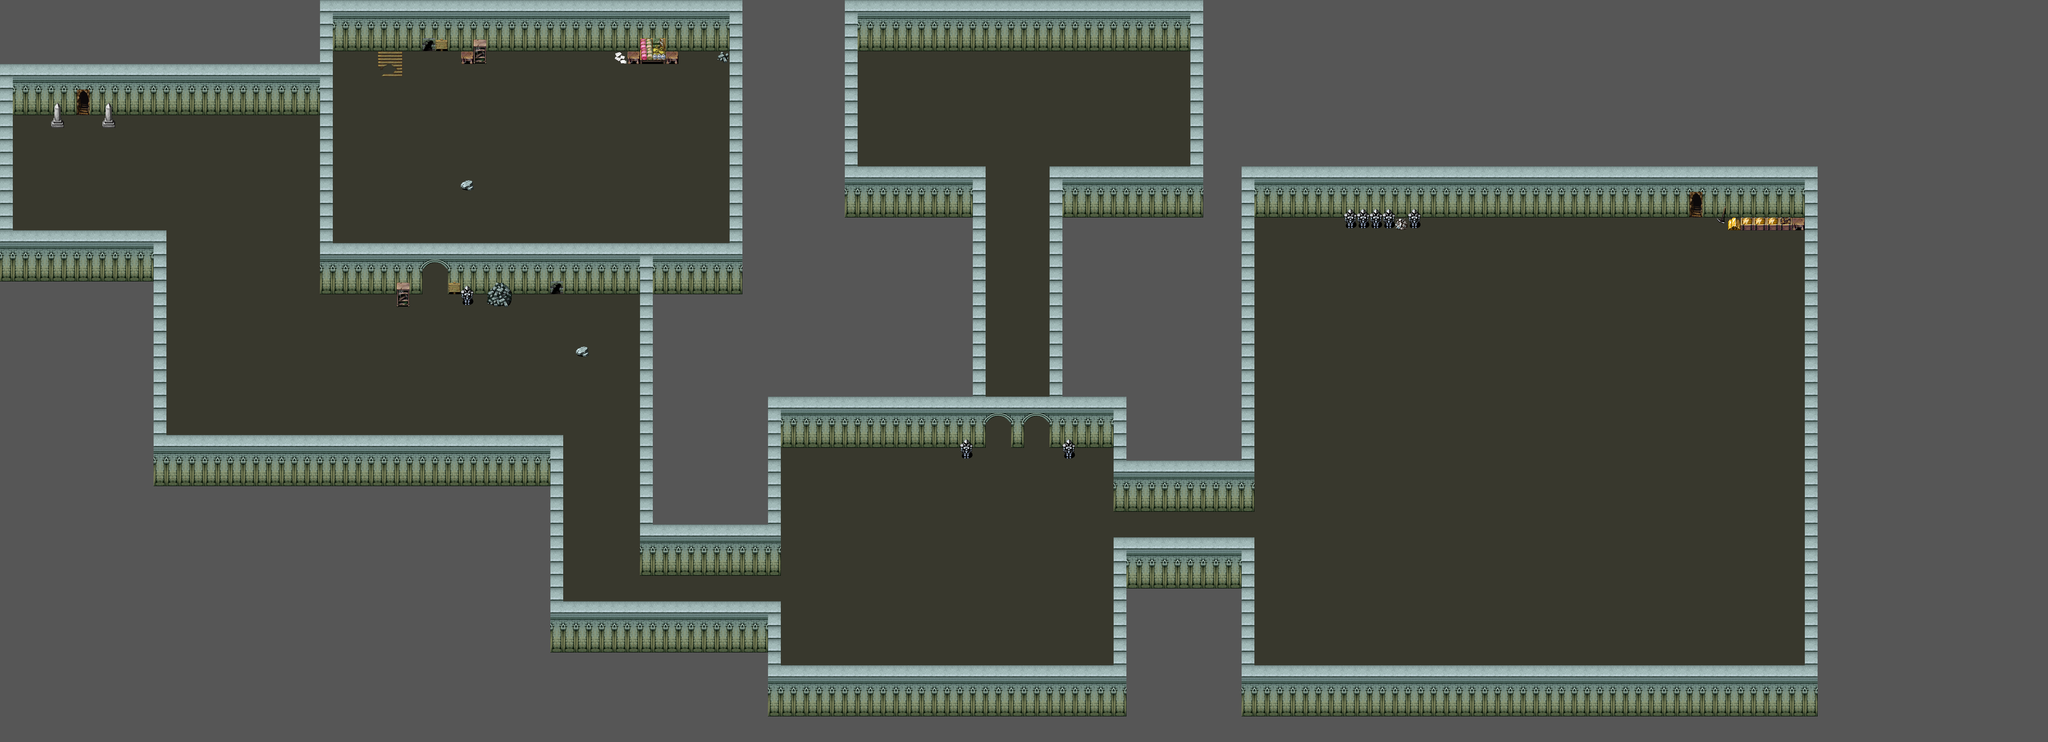

This game map was drawn from its Tiled (.tmx) file and the tilesets committed beside it. A one-line description and the trimmed map source follow:
An orthogonal 160x58 tile map with 32x32 px tiles, 4 tile layers (floor, deco, collidable, foreground) and 38 objects (24x breakable, 11x enemy, pickup, player_start, exit).

<map version="1.0" orientation="orthogonal" renderorder="right-down" width="160" height="58" tilewidth="32" tileheight="32" backgroundcolor="#565656" nextobjectid="67">
 <tileset firstgid="1" name="mapTiles" tilewidth="32" tileheight="32" tilecount="256" columns="16">
  <image source="mapTiles.png" trans="4f9fef" width="512" height="512" />
 </tileset>
 <layer name="floor" width="160" height="58">
  <properties>
   <property name="tileset" value="mapTiles" />
   <property name="type" value="floor" />
  </properties>
  <data>[9280 cells, 5236 non-empty, 6 distinct tile ids]</data>
 </layer>
 <layer name="deco" width="160" height="58">
  <properties>
   <property name="tileset" value="mapTiles" />
   <property name="type" value="deco" />
  </properties>
  <data>[9280 cells, 41 non-empty, 24 distinct tile ids]</data>
 </layer>
 <objectgroup name="objects" offsetx="-4" offsety="5.33333">
  <object id="15" name="life" type="pickup" x="1559.67" y="731" width="26.6667" height="32">
   <properties>
    <property name="pType" value="health" />
   </properties>
  </object>
  <object id="18" name="player" type="player_start" x="191" y="291" width="33" height="36">
   <properties>
    <property name="cType" value="player" />
   </properties>
  </object>
  <object id="21" name="barrel" type="breakable" x="1508.33" y="730.333" width="31" height="33" />
  <object id="26" name="barrel" type="breakable" x="2350.42" y="131.788" width="31" height="33" />
  <object id="27" name="barrel" type="breakable" x="2660.43" y="132.454" width="31" height="33" />
  <object id="28" name="barrel" type="breakable" x="1567.33" y="945" width="31" height="33" />
  <object id="29" name="barrel" type="breakable" x="3157.14" y="1171.26" width="31" height="33" />
  <object id="30" name="enemy" type="enemy" x="4018.04" y="862.882" width="37" height="36">
   <properties>
    <property name="eType" value="summoner" />
   </properties>
  </object>
  <object id="31" name="enemy" type="enemy" x="615.285" y="805.879" width="37" height="36">
   <properties>
    <property name="eType" value="greenOrc" />
   </properties>
  </object>
  <object id="32" name="enemy" type="enemy" x="1494.83" y="1426.67" width="37" height="36">
   <properties>
    <property name="eType" value="greenOrc" />
   </properties>
  </object>
  <object id="33" name="barrel" type="breakable" x="1416.5" y="1141.5" width="31" height="33" />
  <object id="34" name="barrel" type="breakable" x="1569.5" y="1315.5" width="31" height="33" />
  <object id="35" name="barrel" type="breakable" x="1997.08" y="1156.89" width="31" height="33" />
  <object id="37" name="barrel" type="breakable" x="915.5" y="722.5" width="31" height="33" />
  <object id="38" name="barrel" type="breakable" x="3154.92" y="1416.23" width="31" height="33" />
  <object id="39" name="exit" type="exit" x="2502.86" y="142.803" width="31" height="33" />
  <object id="44" name="enemy" type="enemy" x="2668.59" y="1579.21" width="37" height="36">
   <properties>
    <property name="eType" value="greenOrc" />
   </properties>
  </object>
  <object id="45" name="barrel" type="breakable" x="864.5" y="722.5" width="31" height="33" />
  <object id="46" name="barrel" type="breakable" x="889.5" y="722.5" width="31" height="33" />
  <object id="47" name="enemy" type="enemy" x="4154.23" y="1325.55" width="37" height="36">
   <properties>
    <property name="eType" value="summoner" />
   </properties>
  </object>
  <object id="48" name="barrel" type="breakable" x="3777.77" y="671.076" width="31" height="33" />
  <object id="49" name="barrel" type="breakable" x="3777.83" y="706.167" width="31" height="33" />
  <object id="50" name="barrel" type="breakable" x="3809.17" y="688.167" width="31" height="33" />
  <object id="51" name="barrel" type="breakable" x="3746.5" y="688.833" width="31" height="33" />
  <object id="52" name="barrel" type="breakable" x="3487.98" y="1093.41" width="31" height="33" />
  <object id="53" name="barrel" type="breakable" x="3519.25" y="1075.65" width="31" height="33" />
  <object id="54" name="barrel" type="breakable" x="3550.65" y="1092.74" width="31" height="33" />
  <object id="55" name="barrel" type="breakable" x="3519.31" y="1110.74" width="31" height="33" />
  <object id="56" name="barrel" type="breakable" x="3745.16" y="1521.71" width="31" height="33" />
  <object id="57" name="barrel" type="breakable" x="3776.43" y="1503.95" width="31" height="33" />
  <object id="58" name="barrel" type="breakable" x="3807.84" y="1521.05" width="31" height="33" />
  <object id="59" name="barrel" type="breakable" x="3776.49" y="1539.05" width="31" height="33" />
  <object id="60" name="enemy" type="enemy" x="2184.53" y="1163.82" width="37" height="36">
   <properties>
    <property name="eType" value="greenOrc" />
   </properties>
  </object>
  <object id="61" name="enemy" type="enemy" x="2526.95" y="460.788" width="37" height="36">
   <properties>
    <property name="eType" value="greenOrc" />
   </properties>
  </object>
  <object id="62" name="enemy" type="enemy" x="1366.35" y="242.606" width="37" height="36">
   <properties>
    <property name="eType" value="summoner" />
   </properties>
  </object>
  <object id="63" name="enemy" type="enemy" x="2645.14" y="1212.3" width="37" height="36">
   <properties>
    <property name="eType" value="redOrc" />
   </properties>
  </object>
  <object id="65" name="enemy" type="enemy" x="2878.47" y="169.879" width="37" height="36">
   <properties>
    <property name="eType" value="redOrc" />
   </properties>
  </object>
  <object id="66" name="enemy" type="enemy" x="2193.62" y="166.848" width="37" height="36">
   <properties>
    <property name="eType" value="redOrc" />
   </properties>
  </object>
 </objectgroup>
 <layer name="collidable" width="160" height="58">
  <properties>
   <property name="tileset" value="mapTiles" />
   <property name="type" value="collidable" />
  </properties>
  <data>[9280 cells, 1202 non-empty, 14 distinct tile ids]</data>
 </layer>
 <layer name="foreground" width="160" height="58">
  <properties>
   <property name="tileset" value="mapTiles" />
   <property name="type" value="foreground" />
  </properties>
  <data>[9280 cells, 208 non-empty, 4 distinct tile ids]</data>
 </layer>
</map>
